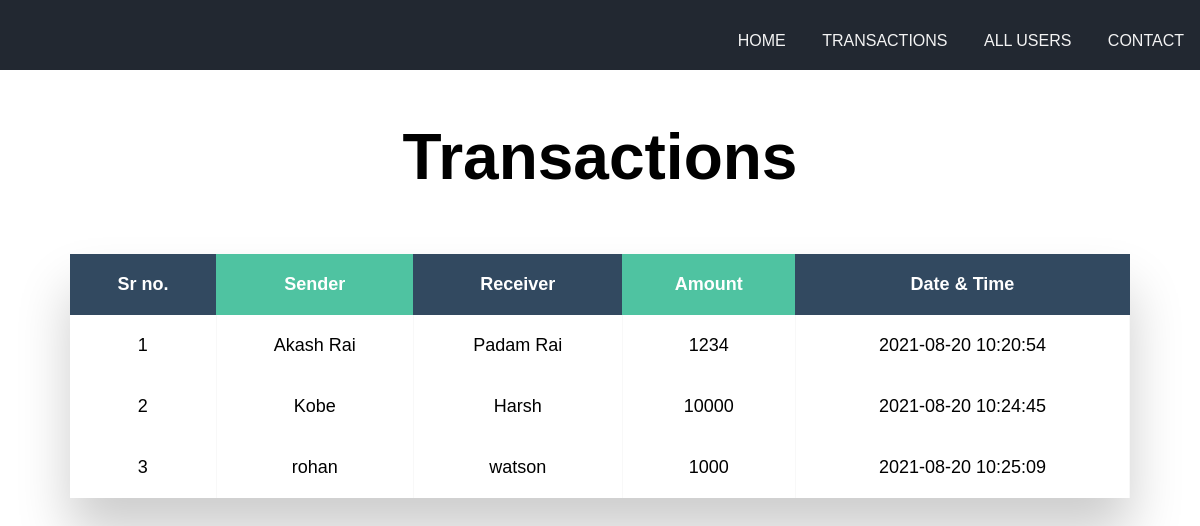
Screenshot of /new_customer.php with the database file from the repository.
### tables this page shows
CREATE TABLE `transaction` (
  `id` int(11) NOT NULL,
  `sender` varchar(200) NOT NULL,
  `receiver` varchar(250) NOT NULL,
  `balance` int(9) NOT NULL,
  `date` datetime NOT NULL
);

### new_customer.php (the view, shortened to what this page needs)
<?php include('./config/config.php') ;
?>
<!DOCTYPE html>
<html lang="en">
<head>
    <link rel="stylesheet" href="./css/new_customer.css">
</head>
<body>
    <nav class="navbar">
        <div class="container">
            <ul class="nav-items">
                <li class="nav-item"><a href="./home.php">Home</a></li>
                <li class="nav-item"><a href="new_customer.php">Transactions</a></li>
                <li class="nav-item"><a href="new_transaction.php">All users</a></li>
                <li class="nav-item"><a href="./contact.php">Contact</a></li>
            </ul>
        </div>
    </nav>
    <section class="bg-info text-light ">
        <div class="header">
            <h2 class="main-heading">Transactions</h2>
        </div>
    </section>
    <section>
        <form action="" method="post">
            <div class="table-wrapper">
                <table class="fl-table">
                    <thead>
                        <tr>
                            <th>Sr no.</th>
                            <th>Sender</th>
                            <th>Receiver</th>
                            <th>Amount</th>
                            <th>Date & Time</th>
                        </tr>
                    </thead>
                    <?php
                        $sql ="select * from transaction";
                        $res =mysqli_query($conn, $sql);
                        $id = 1;
                        while($rows = mysqli_fetch_assoc($res))
                        {
                    ?>
                        <tbody>
                            <tr>
                                <td><?php echo $id++; ?></td>
                                <td><?php echo $rows['sender']; ?></td>
                                <td><?php echo $rows['receiver']; ?></td>
                                <td><?php echo $rows['balance']; ?> </td>
                                <td><?php echo $rows['date']; ?> </td>
                            </tr>
                        <tbody>
                    <?php
                        }
                    ?>
                </table>
            </div>
        </form>
    </section>
</body>
</html>

### css/new_customer.css (style rules this page uses)
* { margin: 0; padding: 0; box-sizing: border-box; font-family: 'Josefin Sans', sans-serif; }
.main-heading { font-weight: bolder; font-size: 4rem; padding: 50px; text-align: center; }
.navbar { background-color: #222831; height: 70px; }
.navbar li a { text-decoration: none; margin-bottom: -100px; }
.navbar .nav-items { float: right; margin-top: 1rem; }
.navbar .nav-item { display: inline-block; padding: 1rem; text-transform: uppercase; }
.navbar a:link, .navbar a:visited { color: #f4f4f4; }
.navbar a { padding-bottom:22px; margin-bottom: 22px; transition: all 0.5s ease; }
.navbar::after { content: ''; display: block; clear: both; }
* { box-sizing: border-box; -webkit-box-sizing: border-box; -moz-box-sizing: border-box; }
body { font-family: Helvetica; -webkit-font-smoothing: antialiased; }
.table-wrapper { margin: 10px 70px 70px; box-shadow: 0px 35px 50px rgba( 0, 0, 0, 0.2 ); }
.fl-table { border-radius: 5px; font-size: 12px; font-weight: normal; border: none; border-collapse: collapse; width: 100%; max-width: 100%; white-space: nowrap; background-color: white; }
.fl-table td, .fl-table th { text-align: center; padding: 20px; font-size: large; }
.fl-table td { border-right: 1px solid #f8f8f8; font-size: 18px; font-weight: 300; }
.fl-table thead th { color: #ffffff; background: #4FC3A1; }
.fl-table thead th:nth-child(odd) { color: #ffffff; background: #324960; }

### rows the page displays
transaction: sender "Akash Rai", receiver "Padam Rai", balance "1234", date "2021-08-20 10:20:54"
transaction: sender "Kobe", receiver "Harsh", balance "10000", date "2021-08-20 10:24:45"
transaction: sender "rohan", receiver "watson", balance "1000", date "2021-08-20 10:25:09"
